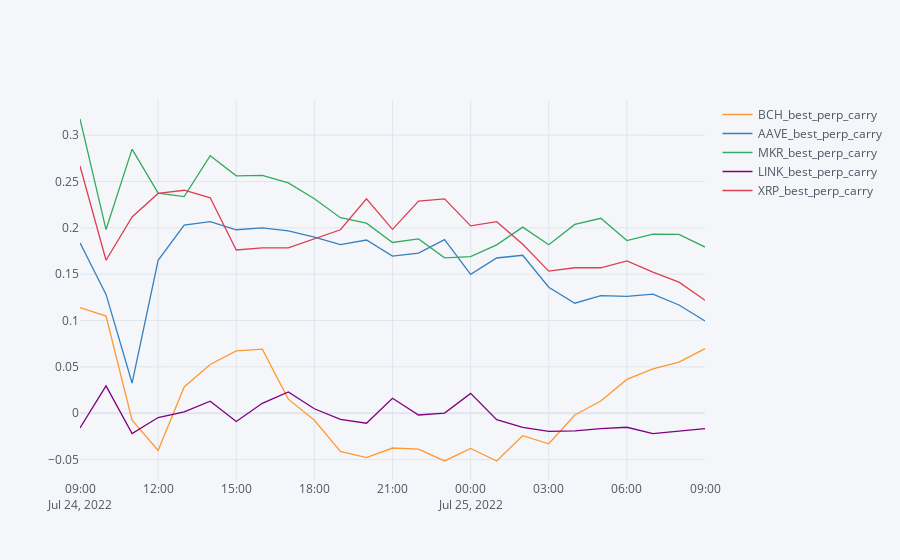

Notebook code cell kept with this figure:
### Markdown cell above
### rates markets

### Code cell
selected = [df for df in futures_df.columns if any(df.split('-')[0].split('_')[0]==coin for coin in (coins+['USD']))]
prices=futures_df[[c for c in selected if any(string in c for string in ['price_c'])]]

short_rates=futures_df[[c for c in selected if any(string in c for string in ['PERP_rate_c','rate_borrow'])]]
short_rates=short_rates.ewm(halflife=halflife,times=short_rates.index).mean()

borrow_size=futures_df[[c for c in selected if any(string in c for string in ['_rate_size','price_volume'])]]

for c in coins:
    long_perp_carry=short_rates[c+'-PERP_rate_c']-short_rates['USD_rate_borrow']
    short_perp_carry=-short_rates[c+'-PERP_rate_c']-short_rates[c+'_rate_borrow']
    short_rates[c+'_best_perp_carry']= pd.concat([long_perp_carry, short_perp_carry]).groupby(level=0).max()
   # long_rates[c+'_long_future_carry']=long_rates[c+'-1231_rate_c']-short_rates['USD_rate_borrow']
   # long_rates[c+'_short_future_carry']=-long_rates[c+'-1231_rate_c']-short_rates[c+'_rate_borrow']

short_rates.filter(like='_best_perp_carry').iplot()#))
